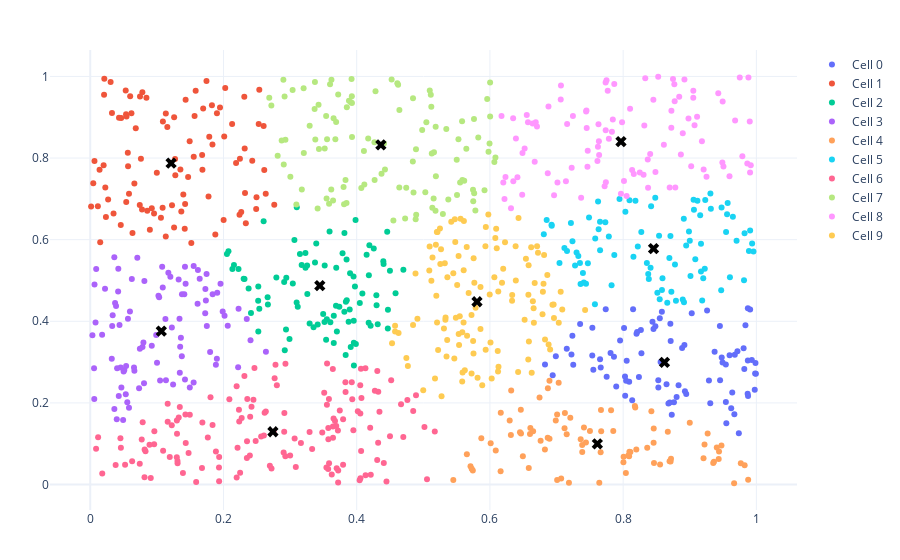

The notebook cell this image was saved under:
### Code cell
color_map = generate_high_contrast_colors(index2.nlist)
color_array = [color_map[id] for id in cell_ids]

fig_cells = go.Figure()
unique_ids = np.unique(cell_ids)

for uid in unique_ids:
    mask = (cell_ids == uid)

    fig_cells.add_trace(go.Scatter(x=vectors[mask, 0], y=vectors[mask, 1], mode='markers',
                                   marker=dict(size=6), name="Cell {}".format(uid)))

fig_cells.add_trace(go.Scatter(x=centroids[:, 0], y=centroids[:, 1], mode='markers',
                               marker=dict(size=10, symbol='x', color='black'),
                               name="Centroids", showlegend=False))

fig_cells.update_layout(template="plotly_white", margin=dict(t=50, b=50, l=50, r=50))
fig_cells
